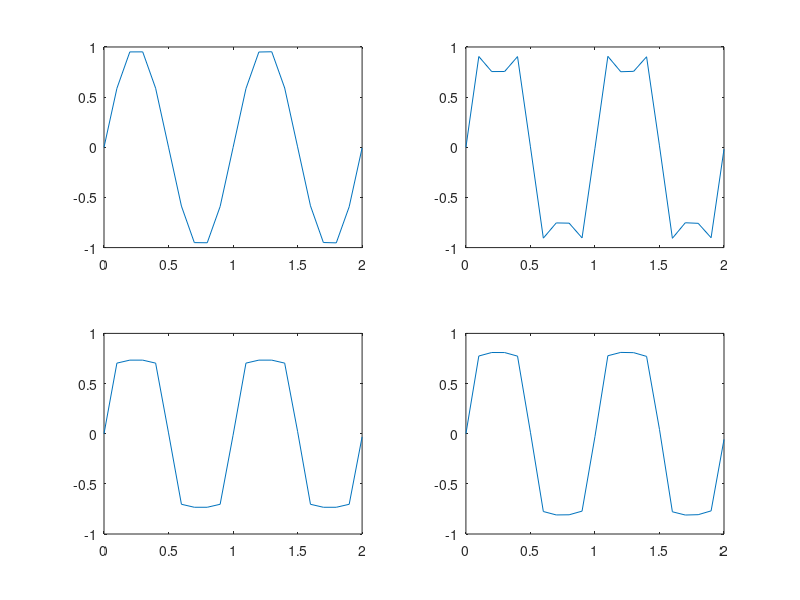

MATLAB code to generate this figure:
## Arthur Pessoa de Souza 380075

clc;
close all;
clear all;
colormap(gray(256));
#a
s=0;
w=2*3.14;
x = 0:0.1:2;
for (i=1:2:1)
        s=(1/i) * sin(i*w*x) + s;
        end
#b
s1=0;
for (i=1:2:5)
        s1=(1/i) * sin(i*w*x) + s1;
        end
#c
s2=0;
for (i=1:2:9)
        s2=(1/i) * sin(i*w*x) + s2;
        end
#d
s3=0;
for (i=1:2:17)
        s3=(1/i) * sin(i*w*x) + s3;
        end

subplot(2,2,1),plot(x,s);
subplot(2,2,2),plot(x,s1);
subplot(2,2,3),plot(x,s2);
subplot(2,2,4),plot(x,s3);

##Sua forma de onda possui vários picos de altas e baixas frequências, com transições rápidas.
##Nesse Caso, quanto maior o número que estamos usando na função, vemos ainda mais como fica quadrado, então podemos concluir que quanto maior números ##usamos na função, mais parecida com ondas quadradas.
##Uma curiosidade da convergência da representação através da série de Fourier para a onda quadrada é o fenômeno de Gibbs. Artefatos pulsantes em ondas quadradas não ideais podem ser demonstrados como relacionados a este fenômeno. O fenômeno de Gibbs pode ser evitado através do uso da aproximação sigma, que utiliza o fator sigma de Lanczospara auxiliar a sequência a convergir mais suavemente.

